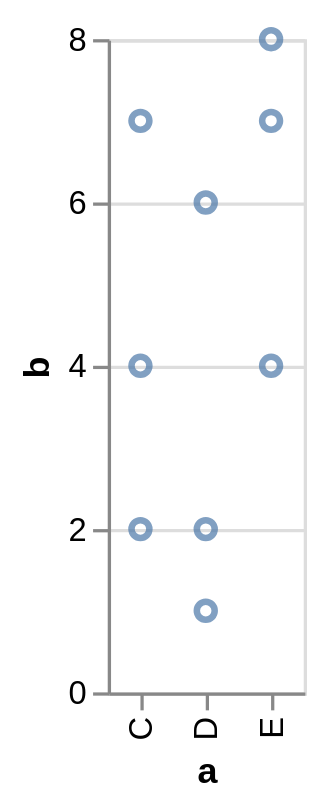

Here is the Vega-Lite specification saved for this chart:
### Vega specification from a JSON file in a GitHub repository (floating-point values rounded to 4 significant figures)
{"$schema": "https://vega.github.io/schema/vega/v5.json", "autosize": "pad", "background": "white", "padding": 5, "height": 200, "style": "cell", "data": [{"name": "source_0", "values": [{"a": "C", "b": 2}, {"a": "C", "b": 7}, {"a": "C", "b": 4}, {"a": "D", "b": 1}, {"a": "D", "b": 2}, {"a": "D", "b": 6}, {"a": "E", "b": 8}, {"a": "E", "b": 4}, {"a": "E", "b": 7}]}, {"name": "data_0", "source": "source_0", "transform": [{"type": "filter", "expr": "datum[\"b\"] !== null && isFinite(datum[\"b\"])"}]}], "signals": [{"name": "plotname_x_step", "value": 20}, {"name": "width", "update": "bandspace(domain('plotname_x').length, 1, 0.5) * plotname_x_step"}], "marks": [{"name": "plotname_marks", "type": "symbol", "style": ["point"], "from": {"data": "data_0"}, "encode": {"update": {"opacity": {"value": 0.7}, "fill": {"value": "transparent"}, "stroke": {"value": "#4c78a8"}, "x": {"scale": "plotname_x", "field": "a"}, "y": {"scale": "plotname_y", "field": "b"}}}}], "scales": [{"name": "plotname_x", "type": "point", "domain": {"data": "data_0", "field": "a", "sort": true}, "range": {"step": {"signal": "plotname_x_step"}}, "padding": 0.5}, {"name": "plotname_y", "type": "linear", "domain": {"data": "data_0", "field": "b"}, "range": [{"signal": "height"}, 0], "nice": true, "zero": true}], "axes": [{"scale": "plotname_y", "orient": "left", "gridScale": "plotname_x", "grid": true, "tickCount": {"signal": "ceil(height/40)"}, "domain": false, "labels": false, "maxExtent": 0, "minExtent": 0, "ticks": false, "zindex": 0}, {"scale": "plotname_x", "orient": "bottom", "grid": false, "title": "a", "labelAlign": "right", "labelAngle": 270, "labelBaseline": "middle", "zindex": 0}, {"scale": "plotname_y", "orient": "left", "grid": false, "title": "b", "labelOverlap": true, "tickCount": {"signal": "ceil(height/40)"}, "zindex": 0}], "config": {"background": "white"}}
